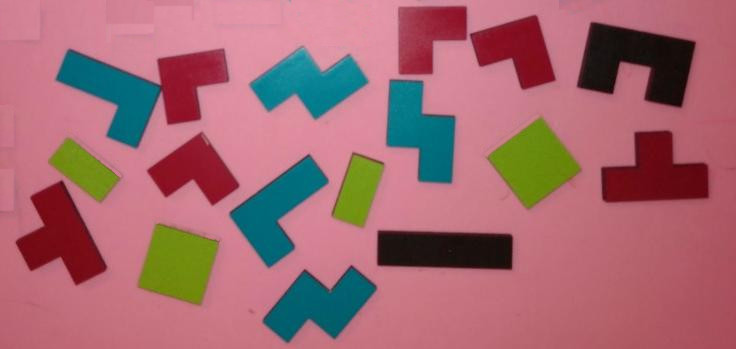
#> input picture epam_tetro_small.jpg, 736 x 349 px
$ python opencv_detect_shapes.py   (older library calls are emulated)
#> lines starting #> are read from the running program, lines starting #| are printed output that depends on the picture; after the words box and inside, x2 and y2 are one past the last pixel; in counts of white or black regions, pixels touching at a corner belong together
"""
TODO: how to match tetromino shapes? plus one pentamino shape: |_|
"""

import numpy as np
import cv2

def auto_canny(image, sigma=0.1):
    # compute the median of the single channel pixel intensities
    v = np.median(image)

    # apply automatic Canny edge detection using the computed median
    lower = int(max(0, (1.0 - sigma) * v))
    upper = int(min(255, (1.0 + sigma) * v))
    edged = cv2.Canny(image, lower, upper)

    # return the edged image
    return edged

img = cv2.imread('epam_tetro_small.jpg')
#> img is the input picture: shape (349, 736, 3); mean B, G, R 112.7, 105, 164.2
# gray = cv2.imread('test_shapes.jpg',0)

blur = cv2.blur(img, (5,5));
# blur = cv2.GaussianBlur(img,(3,3),0)

gray = cv2.cvtColor(blur, cv2.COLOR_BGR2GRAY)
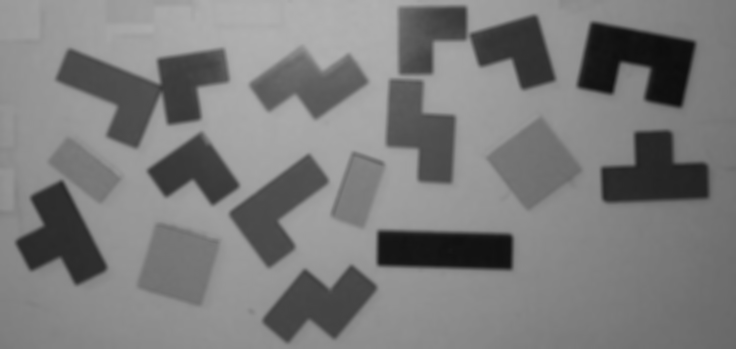
#> gray: shape (349, 736); min 12, max 177, mean 123.6
gray = cv2.bilateralFilter(gray, 11, 17, 17)

# ret3, thresh = cv2.threshold(gray,0,255,cv2.THRESH_BINARY+cv2.THRESH_OTSU)
# ret, thresh = cv2.threshold(gray, 60, 100, cv2.THRESH_BINARY)
# thresh = cv2.adaptiveThreshold(gray, 255, cv2.ADAPTIVE_THRESH_GAUSSIAN_C, cv2.THRESH_BINARY, 11, 2)

edges = cv2.Canny(gray, 30, 60)
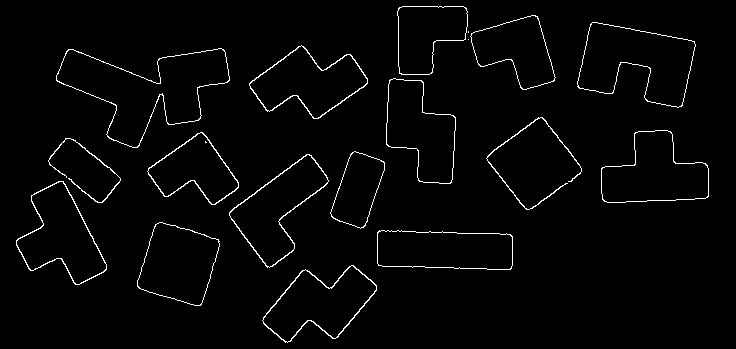
#> edges: shape (349, 736); 2.2% white in thin lines or dots
# edges = auto_canny(gray)

im2, contours, h = cv2.findContours(edges.copy(), cv2.RETR_EXTERNAL, cv2.CHAIN_APPROX_SIMPLE)
#> contours = 18 contours, 2 with area under 20; largest, box (x1, y1, x2, y2) and area: (56, 48, 230, 148) 8242, (577, 22, 696, 108) 6160, (601, 130, 709, 203) 5110, (16, 181, 107, 285) 4926, (262, 265, 377, 343) 4890; h = 18 rows, first 6: [1, -1, -1, -1], [2, 0, -1, -1], [3, 1, -1, -1], [4, 2, -1, -1], [5, 3, -1, -1], [6, 4, -1, -1]
print(len(contours))
#| 18
cv2.drawContours(img, contours, -1, (0,255,0), 3)
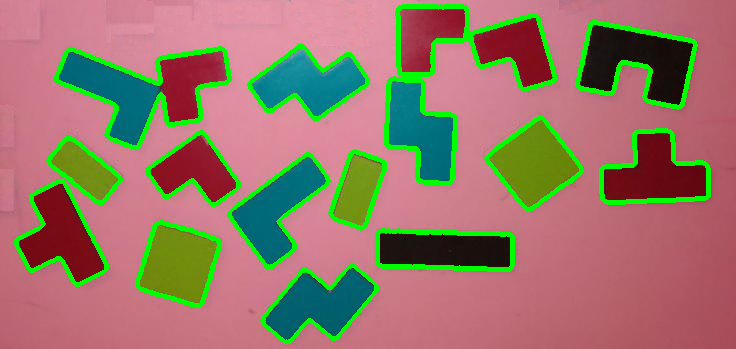
#> img: shape (349, 736, 3); 8.94% of pixels changed, all inside (x1, y1, x2, y2) = (14, 4, 711, 345)

# [18 lines of commented-out code are left out]

cv2.imshow('img', img)
cv2.waitKey(0)
cv2.destroyAllWindows()

$ run again, with epam_tetro.jpg copied over epam_tetro_small.jpg
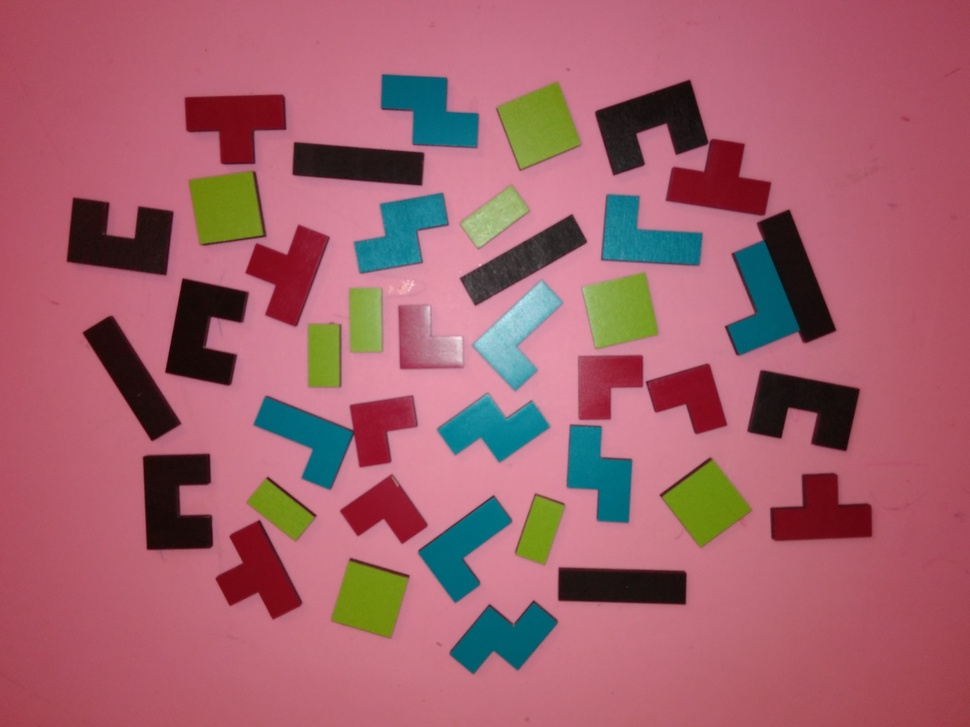
#> input picture epam_tetro.jpg, 970 x 727 px, shrunk from 3200 x 2400 before the run
#> img is the input picture: shape (727, 970, 3); mean B, G, R 108.4, 97, 163.9
#> `edges = cv2.Canny(gray, 30, 60)`:
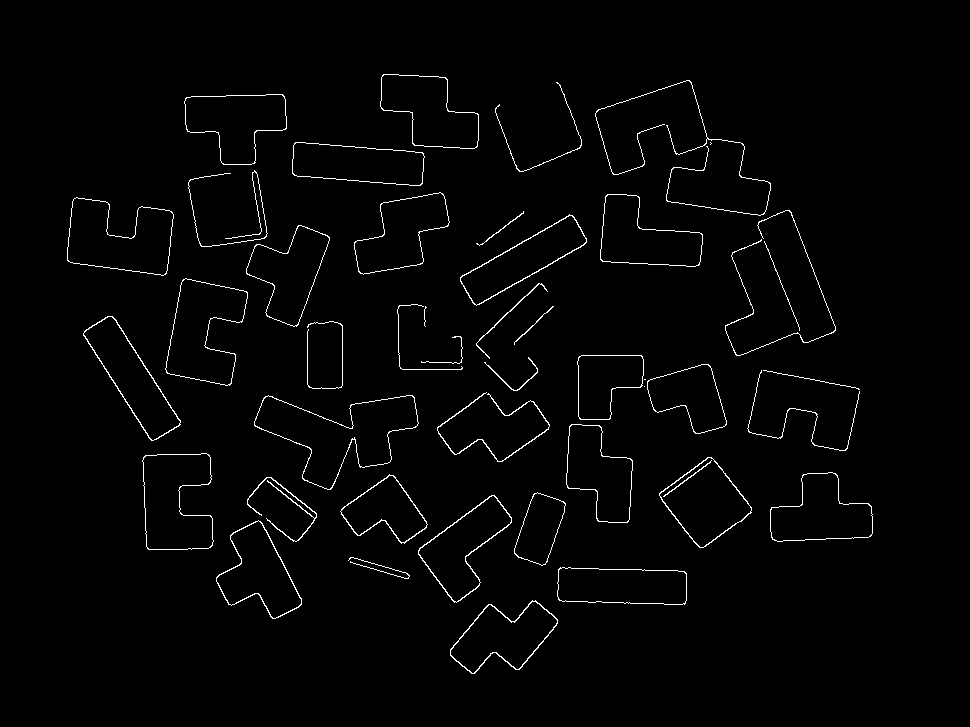
#> edges: shape (727, 970); 1.7% white in thin lines or dots, all inside (x1, y1, x2, y2) = (67, 74, 873, 674)
#> contours = 44 contours, 13 with area under 20; largest, box (x1, y1, x2, y2) and area: (254, 395, 419, 490) 7396, (67, 197, 174, 276) 5634, (165, 278, 248, 386) 5408, (142, 453, 214, 550) 5340, (184, 94, 287, 165) 4714; h = 44 rows, first 6: [1, -1, -1, -1], [2, 0, -1, -1], [3, 1, -1, -1], [4, 2, -1, -1], [5, 3, -1, -1], [6, 4, -1, -1]
#| 44
#> `cv2.drawContours(img, contours, -1, (0,255,0), 3)`:
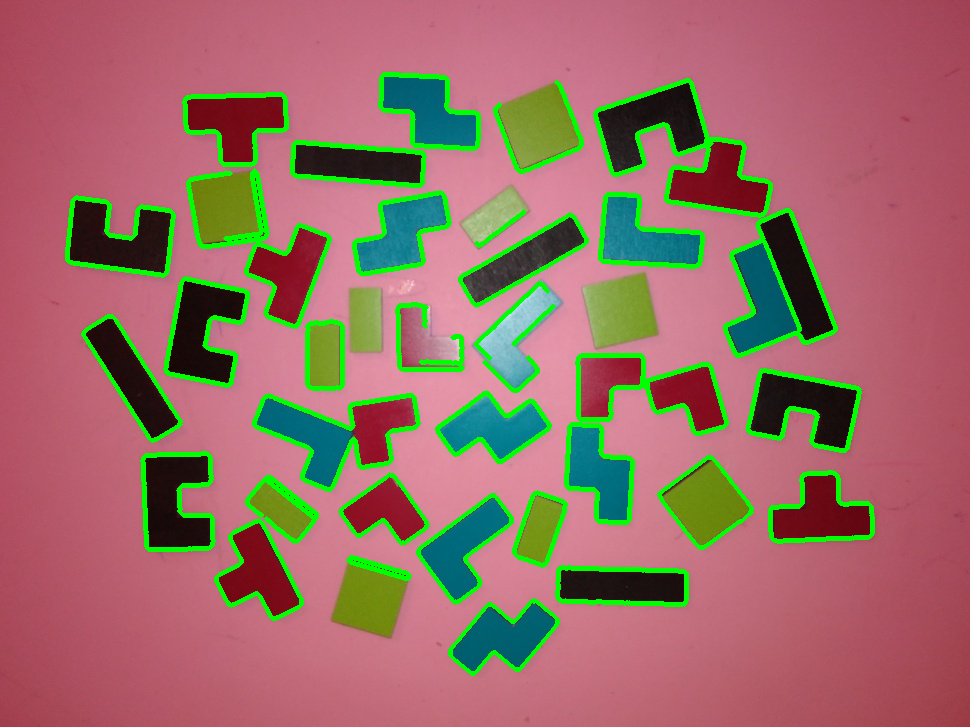
#> img: shape (727, 970, 3); 7.3% of pixels changed, all inside (x1, y1, x2, y2) = (65, 72, 875, 676)
